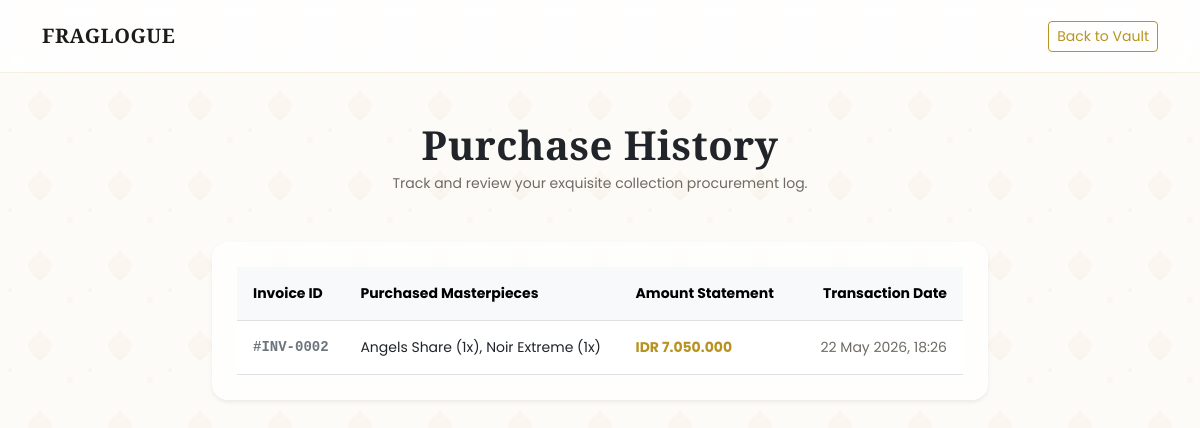
Screenshot of /pesanan.php (signed in) with the database file from the repository.
### tables this page shows
CREATE TABLE `orders` (
  `id_order` int(11) NOT NULL,
  `id_user` int(11) NOT NULL,
  `total_price` decimal(10,2) NOT NULL,
  `order_date` timestamp NOT NULL DEFAULT current_timestamp(),
  `status` varchar(50) DEFAULT 'Paid & Confirmed'
);

### pesanan.php (the view, shortened to what this page needs)
<?php
include 'koneksi.php';
$id_user = $_SESSION['id_user'];
$order_query = mysqli_query($koneksi, "SELECT o.*, GROUP_CONCAT(CONCAT(p.name, ' (', oi.quantity, 'x)') SEPARATOR ', ') as item_list
                                      FROM orders o
                                      JOIN order_items oi ON o.id_order = oi.id_order
                                      JOIN perfumes p ON oi.id_perfume = p.id_perfume
                                      WHERE o.id_user = '$id_user'
                                      GROUP BY o.id_order
                                      ORDER BY o.order_date DESC");
?>
<!DOCTYPE html>
<html lang="en">
<head>
    <link href="https://cdn.jsdelivr.net/npm/bootstrap@5.3.0/dist/css/bootstrap.min.css" rel="stylesheet">
    <link rel="stylesheet" href="assets/css/style.css">
</head>
<body>
    <nav class="navbar navbar-expand-lg navbar-luxury py-3 sticky-top">
        <div class="container">
            <a class="navbar-brand fw-bold text-gold" href="index.php">FRAGLOGUE</a>
            <a href="index.php" class="btn btn-sm btn-outline-gold">Back to Vault</a>
        </div>
    </nav>
    <div class="container my-5" style="max-width: 800px;">
        <h1 class="text-dark fw-bold mb-1 font-serif text-center">Purchase History</h1>
        <p class="text-center text-muted small mb-5">Track and review your exquisite collection procurement log.</p>
        <div class="perfume-card p-4 bg-white shadow-sm rounded-4">
            <div class="table-responsive">
                <table class="table table-hover align-middle mb-0">
                    <thead class="table-light">
                        <tr class="text-muted small">
                            <th class="py-3 px-3">Invoice ID</th>
                            <th class="py-3">Purchased Masterpieces</th>
                            <th class="py-3">Amount Statement</th>
                            <th class="py-3 text-end px-3">Transaction Date</th>
                        </tr>
                    </thead>
                    <tbody class="small">
                        <?php if(mysqli_num_rows($order_query) == 0): ?>
                            <tr>
                                <td colspan="4" class="text-center text-muted py-4">You haven't initiated any secure purchases yet.</td>
                            </tr>
                        <?php else: ?>
                            <?php while($ord = mysqli_fetch_array($order_query)): ?>
                                <tr>
                                    <td class="py-3 px-3 text-secondary font-monospace fw-bold">#INV-<?= sprintf("%04d", $ord['id_order']); ?></td>
                                    <td class="py-3 text-dark text-wrap" style="max-width: 300px;"><?= htmlspecialchars($ord['item_list']); ?></td>
                                    <td class="py-3 text-gold fw-bold">IDR <?= number_format($ord['total_price'], 0, ',', '.'); ?></td>
                                    <td class="py-3 text-end text-muted px-3"><?= date('d M Y, H:i', strtotime($ord['order_date'])); ?></td>
                                </tr>
                            <?php endwhile; ?>
                        <?php endif; ?>
                    </tbody>
                </table>
            </div>
        </div>
    </div>
</body>
</html>

### assets/css/style.css (style rules this page uses)
:root { --luxury-bg: #fdfbf7; --luxury-card: rgba(255, 255, 255, 0.65); --luxury-gold: #b89321; --luxury-gold-hover: #967514; --luxury-text: #1c1b18; --luxury-muted: #6e6b64; }
body { font-family: 'Poppins', sans-serif; background-color: var(--luxury-bg); color: var(--luxury-text); }
h1, h2, h3, .navbar-brand { font-family: 'Playfair Display', serif; letter-spacing: 0.5px; }
.navbar-luxury { background-color: rgba(255, 255, 255, 0.8) !important; backdrop-filter: blur(10px); -webkit-backdrop-filter: blur(10px); border-bottom: 1px solid rgba(184, 147, 33, 0.15); }
.navbar-luxury .navbar-brand, .navbar-luxury .nav-link { color: var(--luxury-text) !important; }
.btn-outline-gold { border: 1px solid var(--luxury-gold); color: var(--luxury-gold); background: transparent; transition: all 0.3s ease; }
.perfume-card { background: var(--luxury-card) !important; backdrop-filter: blur(15px); -webkit-backdrop-filter: blur(15px); border: 1px solid rgba(255, 255, 255, 0.6) !important; border-radius: 16px; box-shadow: 0 8px 32px 0 rgba(184, 147, 33, 0.06); overflow: hidden; transition: all 0.4s cubic-bezier(0.165, 0.84, 0.44, 1); }
.text-gold { color: var(--luxury-gold) !important; }
.text-muted { color: var(--luxury-muted) !important; }

### rows the page displays
orders: id_order "0002", item_list "Angels Share (1x), Noir Extreme (1x)", total_price "7.050.000", order_date "22 May 2026, 18:26"
